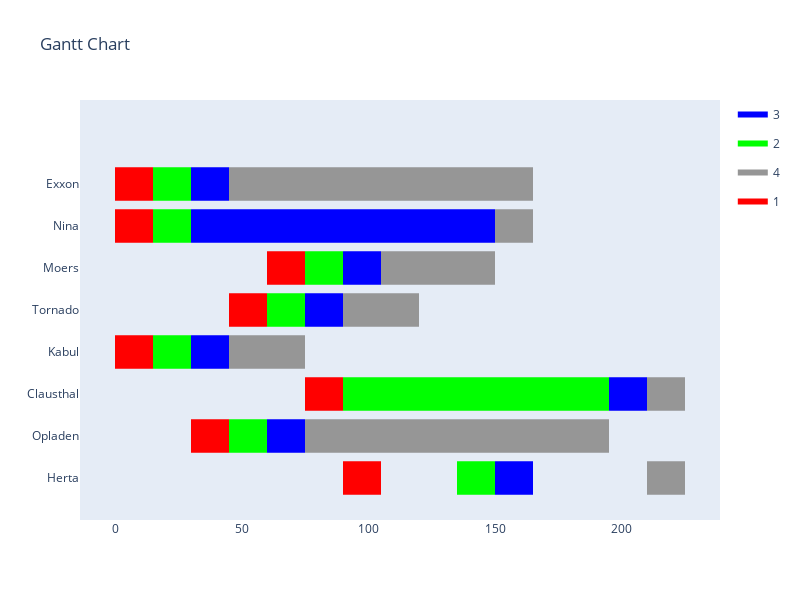

Notebook cell for this chart:
### Code cell
import matplotlib.pyplot as plt
import plotly.figure_factory as ff

colors = {1: "rgb(255, 0, 0)",
         2: "rgb(0, 255, 0)",
         3: "rgb(0, 0, 255)",
         4: "rgb(150, 150, 150)"}

fig = ff.create_gantt(df, colors=colors, index_col="Ressource", show_colorbar=True, group_tasks=True, bar_width=0.4)
fig.update_layout(xaxis_type='linear', autosize=False, width=800, height=600)
fig.show()

### Figure 1 — Plotly figure (JSON) as saved in the notebook; plotly's stock layout.template omitted (floating-point values rounded to 4 significant figures)
{"data": [{"fill": "toself", "fillcolor": "rgb(0, 0, 255)", "hoverinfo": "name", "legendgroup": "rgb(0, 0, 255)", "mode": "none", "name": "3", "type": "scatter", "x": [30, 45, 45, 30, 30, 30, 150, 150, 30, 30, 90, 105, 105, 90, 90, 75, 90, 90, 75, 75, 30, 45, 45, 30, 30, 195, 210, 210, 195, 195, 60, 75, 75, 60, 60, 150.0, 165.0, 165.0, 150.0], "y": [6.6, 6.6, 7.4, 7.4, null, 5.6, 5.6, 6.4, 6.4, null, 4.6, 4.6, 5.4, 5.4, null, 3.6, 3.6, 4.4, 4.4, null, 2.6, 2.6, 3.4, 3.4, null, 1.6, 1.6, 2.4, 2.4, null, 0.6, 0.6, 1.4, 1.4, null, -0.4, -0.4, 0.4, 0.4]}, {"fill": "toself", "fillcolor": "rgb(0, 255, 0)", "hoverinfo": "name", "legendgroup": "rgb(0, 255, 0)", "mode": "none", "name": "2", "type": "scatter", "x": [15, 30, 30, 15, 15, 15, 30, 30, 15, 15, 75, 90, 90, 75, 75, 60, 75, 75, 60, 60, 15, 30, 30, 15, 15, 90, 195, 195, 90, 90, 45, 60, 60, 45, 45, 135.0, 150.0, 150.0, 135.0], "y": [6.6, 6.6, 7.4, 7.4, null, 5.6, 5.6, 6.4, 6.4, null, 4.6, 4.6, 5.4, 5.4, null, 3.6, 3.6, 4.4, 4.4, null, 2.6, 2.6, 3.4, 3.4, null, 1.6, 1.6, 2.4, 2.4, null, 0.6, 0.6, 1.4, 1.4, null, -0.4, -0.4, 0.4, 0.4]}, {"fill": "toself", "fillcolor": "rgb(150, 150, 150)", "hoverinfo": "name", "legendgroup": "rgb(150, 150, 150)", "mode": "none", "name": "4", "type": "scatter", "x": [45, 165, 165, 45, 45, 150, 165, 165, 150, 150, 105, 150, 150, 105, 105, 90, 120, 120, 90, 90, 45, 75, 75, 45, 45, 210, 225, 225, 210, 210, 75, 195, 195, 75, 75, 210, 225, 225, 210], "y": [6.6, 6.6, 7.4, 7.4, null, 5.6, 5.6, 6.4, 6.4, null, 4.6, 4.6, 5.4, 5.4, null, 3.6, 3.6, 4.4, 4.4, null, 2.6, 2.6, 3.4, 3.4, null, 1.6, 1.6, 2.4, 2.4, null, 0.6, 0.6, 1.4, 1.4, null, -0.4, -0.4, 0.4, 0.4]}, {"fill": "toself", "fillcolor": "rgb(255, 0, 0)", "hoverinfo": "name", "legendgroup": "rgb(255, 0, 0)", "mode": "none", "name": "1", "type": "scatter", "x": [0, 15, 15, 0, 0, 0, 15, 15, 0, 0, 60, 75, 75, 60, 60, 45, 60, 60, 45, 45, 0, 15, 15, 0, 0, 75, 90, 90, 75, 75, 30, 45, 45, 30, 30, 90, 105, 105, 90], "y": [6.6, 6.6, 7.4, 7.4, null, 5.6, 5.6, 6.4, 6.4, null, 4.6, 4.6, 5.4, 5.4, null, 3.6, 3.6, 4.4, 4.4, null, 2.6, 2.6, 3.4, 3.4, null, 1.6, 1.6, 2.4, 2.4, null, 0.6, 0.6, 1.4, 1.4, null, -0.4, -0.4, 0.4, 0.4]}, {"legendgroup": "rgb(0, 0, 255)", "marker": {"color": "rgb(0, 0, 255)", "opacity": 0, "size": 1}, "mode": "markers", "name": "", "showlegend": false, "text": [null, null, null, null, null, null, null, null, null, null, null, null, null, null, null, null], "type": "scatter", "x": [30, 45, 30, 150, 90, 105, 75, 90, 30, 45, 195, 210, 60, 75, 150.0, 165.0], "y": [7, 7, 6, 6, 5, 5, 4, 4, 3, 3, 2, 2, 1, 1, 0, 0]}, {"legendgroup": "rgb(0, 255, 0)", "marker": {"color": "rgb(0, 255, 0)", "opacity": 0, "size": 1}, "mode": "markers", "name": "", "showlegend": false, "text": [null, null, null, null, null, null, null, null, null, null, null, null, null, null, null, null], "type": "scatter", "x": [15, 30, 15, 30, 75, 90, 60, 75, 15, 30, 90, 195, 45, 60, 135.0, 150.0], "y": [7, 7, 6, 6, 5, 5, 4, 4, 3, 3, 2, 2, 1, 1, 0, 0]}, {"legendgroup": "rgb(150, 150, 150)", "marker": {"color": "rgb(150, 150, 150)", "opacity": 0, "size": 1}, "mode": "markers", "name": "", "showlegend": false, "text": [null, null, null, null, null, null, null, null, null, null, null, null, null, null, null, null], "type": "scatter", "x": [45, 165, 150, 165, 105, 150, 90, 120, 45, 75, 210, 225, 75, 195, 210, 225], "y": [7, 7, 6, 6, 5, 5, 4, 4, 3, 3, 2, 2, 1, 1, 0, 0]}, {"legendgroup": "rgb(255, 0, 0)", "marker": {"color": "rgb(255, 0, 0)", "opacity": 0, "size": 1}, "mode": "markers", "name": "", "showlegend": false, "text": [null, null, null, null, null, null, null, null, null, null, null, null, null, null, null, null], "type": "scatter", "x": [0, 15, 0, 15, 60, 75, 45, 60, 0, 15, 75, 90, 30, 45, 90, 105], "y": [7, 7, 6, 6, 5, 5, 4, 4, 3, 3, 2, 2, 1, 1, 0, 0]}], "layout": {"autosize": false, "height": 600, "hovermode": "closest", "showlegend": true, "title": {"text": "Gantt Chart"}, "width": 800, "xaxis": {"rangeselector": {"buttons": [{"count": 7, "label": "1w", "step": "day", "stepmode": "backward"}, {"count": 1, "label": "1m", "step": "month", "stepmode": "backward"}, {"count": 6, "label": "6m", "step": "month", "stepmode": "backward"}, {"count": 1, "label": "YTD", "step": "year", "stepmode": "todate"}, {"count": 1, "label": "1y", "step": "year", "stepmode": "backward"}, {"step": "all"}]}, "showgrid": false, "type": "linear", "zeroline": false}, "yaxis": {"autorange": false, "range": [-1, 9], "showgrid": false, "ticktext": ["Herta", "Opladen", "Clausthal", "Kabul", "Tornado", "Moers", "Nina", "Exxon"], "tickvals": [0, 1, 2, 3, 4, 5, 6, 7], "zeroline": false}}}
